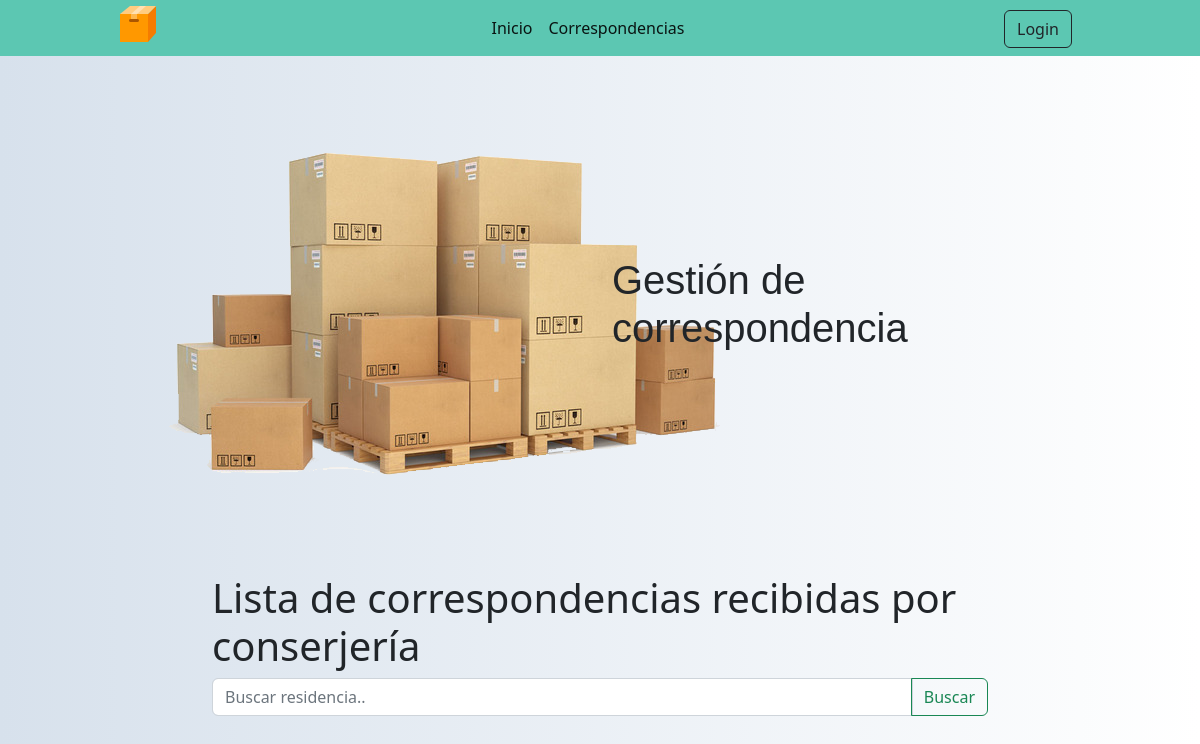
The app's page /, older data.
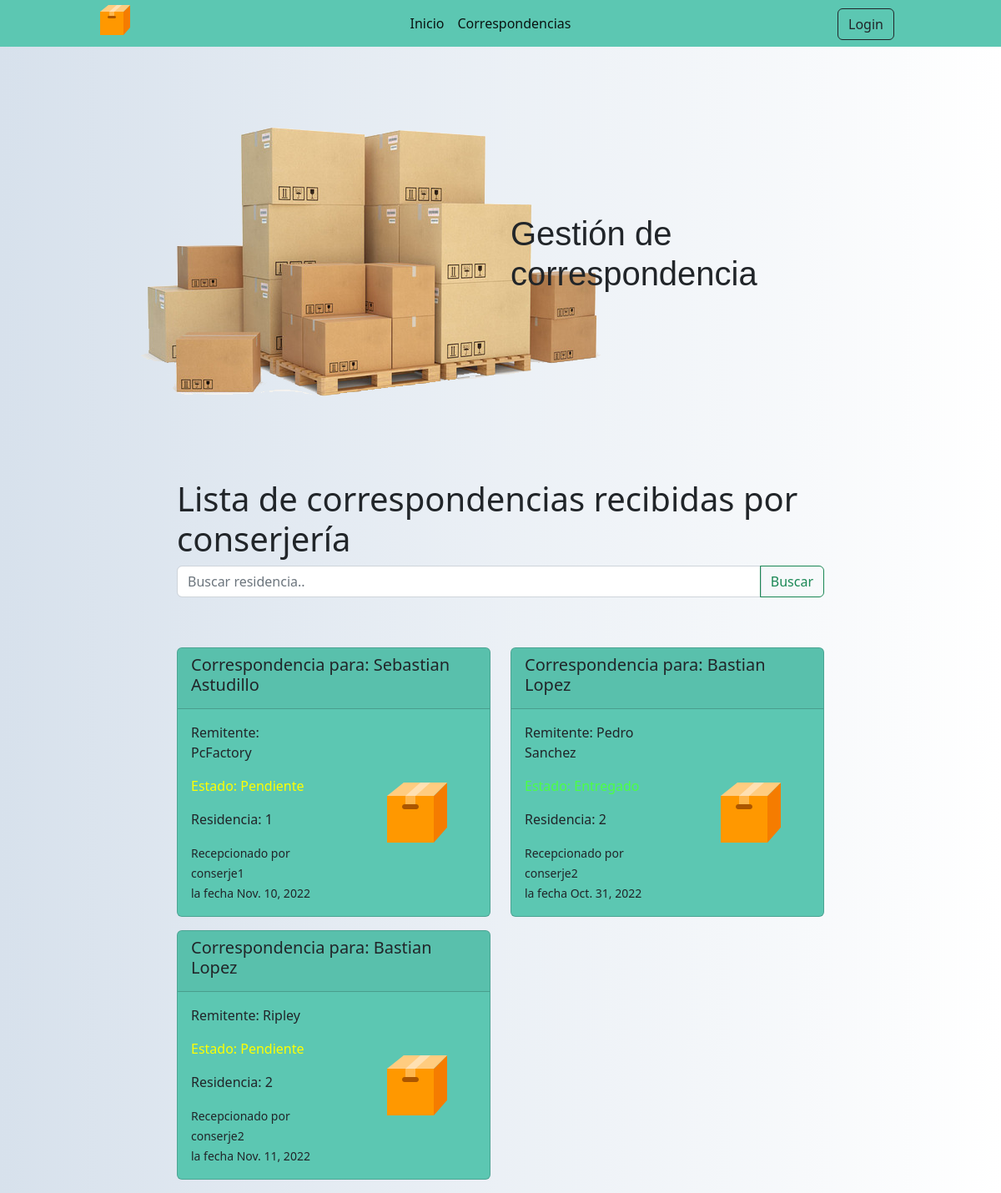
The same page, newer data.
### core/models.py (models this page shows, shortened)
class Correspondencia(models.Model):
    conserje = models.ForeignKey(User, limit_choices_to={'groups__name':"conserje"}, on_delete=models.CASCADE)
    remitente = models.CharField(max_length=30)
    destinatario = models.CharField(max_length=30)
    estado = models.CharField(max_length=1, choices=estados, default='P')
    fechaRecepcion = models.DateField()
    nroResidencia = models.ForeignKey(Residencia, on_delete=models.CASCADE)

class Residencia(models.Model):
    nro = models.IntegerField(primary_key = True)
    dueño = models.CharField(max_length=30)
    telefono = models.CharField(max_length=30)
    mail = models.EmailField()
    def __str__(self):
        return str(self.nro)

### core/views.py (the view)
# urls.py: 2. Add a URL to urlpatterns:  path('', views.home, name='home')
def home(request):
    queryset = request.GET.get("buscar")
    correspondencias = Correspondencia.objects.all().order_by('nroResidencia')
    if queryset:
        if Correspondencia.objects.filter(nroResidencia = queryset):
            correspondencias = Correspondencia.objects.filter(nroResidencia = queryset)
    return render(request, 'core/index.html', {'correspondencias':correspondencias})

### core/templates/core/index.html (shortened to what this page needs)
{% extends 'core/base.html' %}
{% block content %}
  <div id="home" class="container-fluid">
    <div id="portada" class="row">
      <div class="d-none d-md-block col-1"></div>
      <div class="d-none d-md-block col-5">
        {% load static %}
        <link rel="stylesheet" href={% static 'core/img/portada.png' %}>
        <img src={% static 'core/img/portada.png' %} class="" alt="cajas">
      </div>
      <div class="col-5 tittle">
        <h1>Gestión de correspondencia </h1>
      </div>
      <div class=" d-none d-md-block col-1"></div>
    </div>
    <div id="buscar" class="row">
        <div class="col-2"></div>
        <div class="col-8 search">
          <h1>Lista de correspondencias recibidas por conserjería</h1>
          <form method="get">
            <div id="custom-search-input">
              <div class="input-group col-md-12">
                <input type="text" class="form-control transparent-input" placeholder="Buscar residencia.." name="buscar">
                <button type="submit" class="btn btn-outline-success">Buscar</button>
              </div>
            </div>
          </form>
        </div>
        <div class="col-2"></div>
    </div>
    <div id="correspondencia" class="row">
      <div class="col-2"> </div>
      <div class="col-8">
        <div class="row" style="display: flex;">
        {% for correspondencia in correspondencias %}
          <div class="col-md-auto" style="width: 50%;">
            <div class="card mb-3 caja">
              <div class="card-header">
                <h5 class="card-title">Correspondencia para: {{ correspondencia.destinatario }}</h5>
              </div>
              <div class="row col-md">
                <div class="col-md-6">
                  <div class="card-body informacion">
                      <p class="card-text"> Remitente: {{ correspondencia.remitente }}</p>
                      {% if correspondencia.estado == 'P' %}
                        <p style="color: yellow;">Estado: Pendiente</p>
                      {% else %}
                        <p style="color: rgb(76, 255, 67);">Estado: Entregado</p>
                      {% endif %}
                      <p>Residencia: {{ correspondencia.nroResidencia }}</p>
                      <p class="card-text"><small class="">Recepcionado por {{correspondencia.conserje}} <br>
                        la fecha {{ correspondencia.fechaRecepcion }}</small></p>
                  </div>
                </div>
                <div class="col-md-6 iconbox">
                  {% load static %}
                  <link rel="stylesheet" href={% static 'core/img/box-96.png' %}>
                  <img src={% static 'core/img/box-96.png' %} class="box" alt="caja">
                </div>
              </div>
            </div>
          </div>
        {% endfor %}
        </div>
      </div>
      <div class="col-2"></div>
    </div>
  </div>
{% endblock %}

### core/templates/core/base.html (shortened to what this page needs)
<!DOCTYPE html>
<html lang="en">
<head>
    {% load static %}
    <link rel="stylesheet" href={% static 'core/css/bootstrap.css' %}>
    <link rel="stylesheet" href={% static 'core/css/estilos.css' %}>
    <link rel="stylesheet" href={% static 'core/img/package.png' %}>
    <link rel="stylesheet" href={% static 'core/img/box-48.png' %}>
    <link rel="stylesheet" href="https://cdn.jsdelivr.net/npm/bootstrap-icons@1.10.1/font/bootstrap-icons.css">
</head>
<body>
    <div class="containter-fluid bg-green">
      <div class="row sticky-sm-top bg-green">
        <div id="logo" class="d-none d-md-block col-md-3">
          <img src={% static 'core/img/box-48.png' %} class="" alt="logocaja">
        </div>
        <div class="col-9 col-md-6">
          <nav class="navbar navbar-expand-md">
              <div class="container-fluid">
                <div class="collapse navbar-collapse" id="navbarNavAltMarkup">
                  <div class="navbar-nav mb-2 mb-lg-0 mx-auto">
                    <a class="nav-link active" aria-current="page" href="{% url 'home' %}">Inicio</a>
                    <a class="nav-link active" aria-current="page" href="#buscar">Correspondencias</a>
                  </div>
                </div>
              </div>
          </nav>
        </div>
        <div id="login" class="col-3">
          <a class="btn btn-outline-dark" href="/admin" role="button">Login</a>
        </div>
      </div>
    </div>
    {% block content %}
    {% endblock %}
    <link rel="stylesheet" href={% static 'core/js/bootstrap.js' %}>
</body>
</html>

### core/static/core/css/estilos.css (style rules this page uses)
.bg-green { background-color:#5cc7b2; width: 100%; }
#logo { text-align: center; background-repeat: no-repeat; background-position: center; }
#login { margin-top: 10px; text-align: center; }
.informacion { align-items: center; justify-content: center; }
.caja { background-color: #5cc7b2; }
#portada { padding-top: 40px; }
#correspondencia { padding-top: 60px; }
#buscar { padding-top: 40px; }
.tittle { padding-top: 160px; font-family: 'Franklin Gothic Medium', 'Arial Narrow', Arial, sans-serif; }
#home { height: calc(100vh-56px); background: linear-gradient(90deg, #D7E1EC, #FFFFFF); }
.iconbox { display: flex; align-items: center; justify-content: center; }

Row changes from the older to the newer data that the page shows:
added Correspondencia: destinatario "Sebastian Astudillo", remitente "PcFactory", estado "Estado: Pendiente", nroResidencia "1", conserje "conserje1", fechaRecepcion "Nov. 10, 2022"
added Correspondencia: destinatario "Bastian Lopez", remitente "Pedro Sanchez", nroResidencia "2", conserje "conserje2", fechaRecepcion "Oct. 31, 2022"
added Correspondencia: destinatario "Bastian Lopez", remitente "Ripley", estado "Estado: Pendiente", nroResidencia "2", conserje "conserje2", fechaRecepcion "Nov. 11, 2022"
